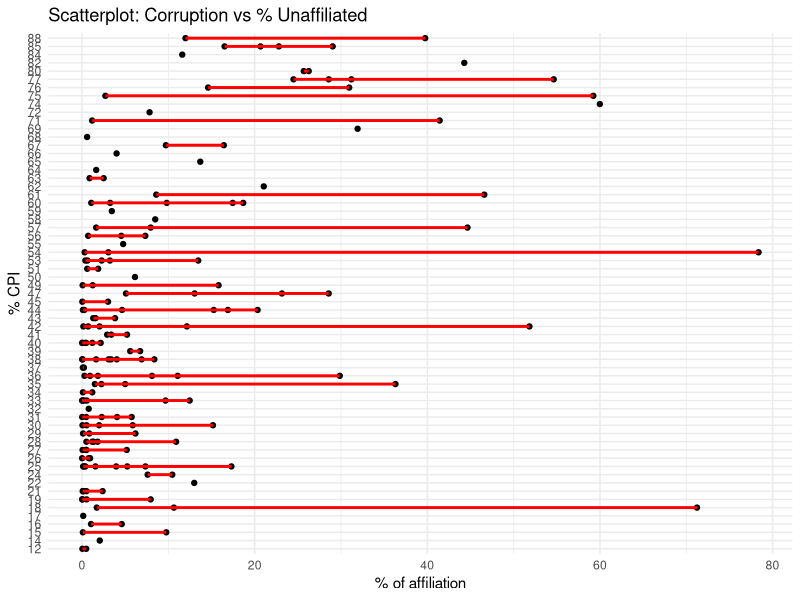
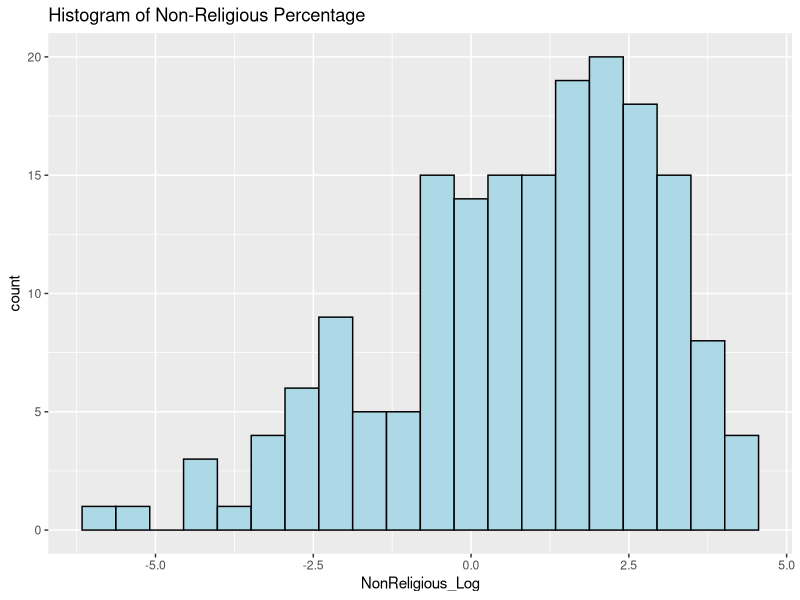
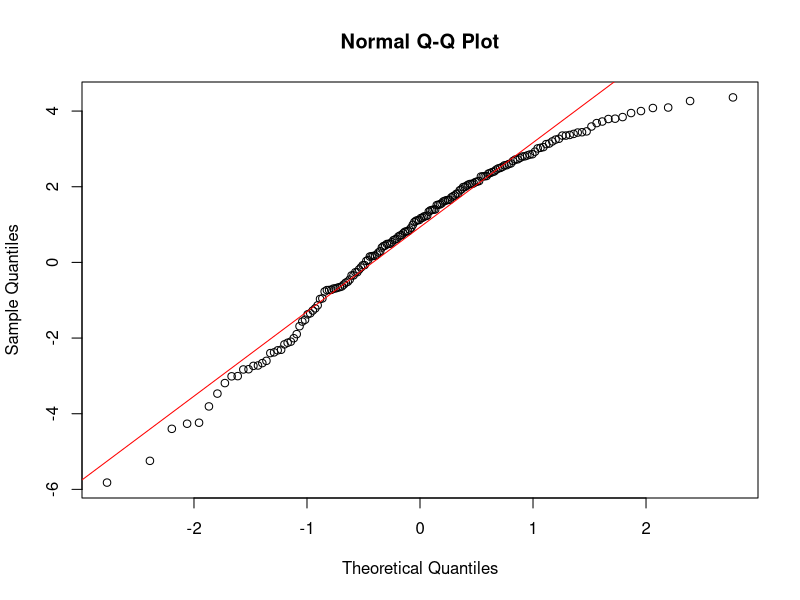
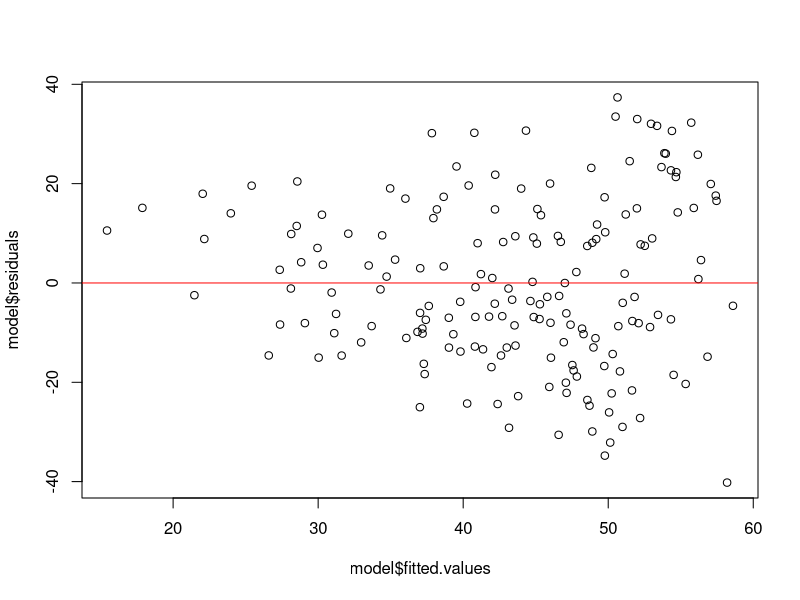
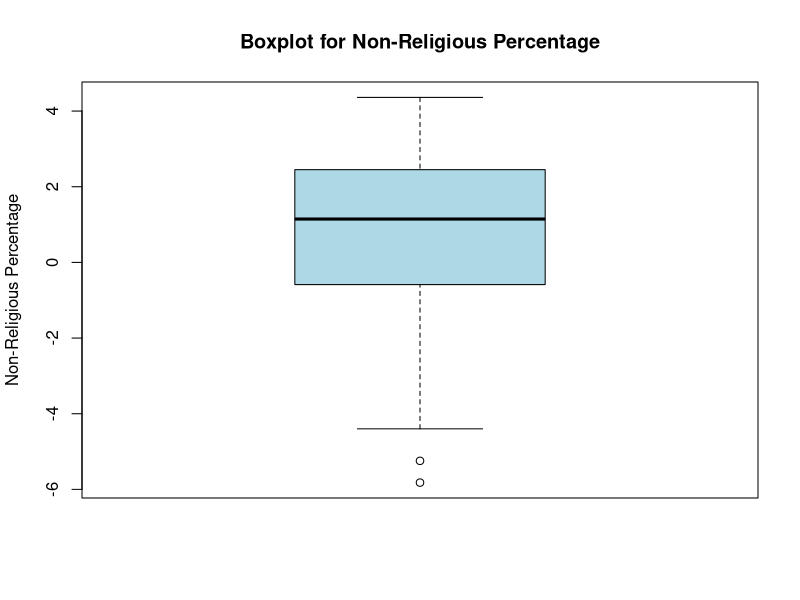
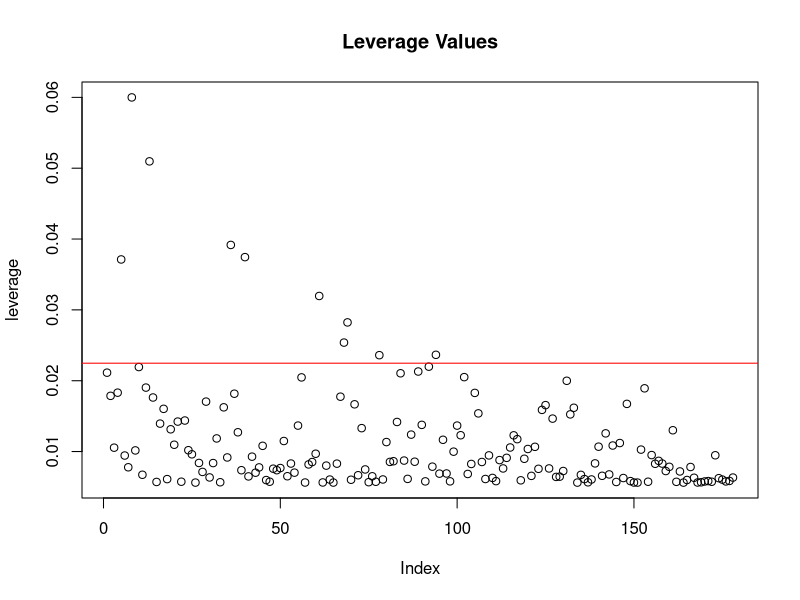
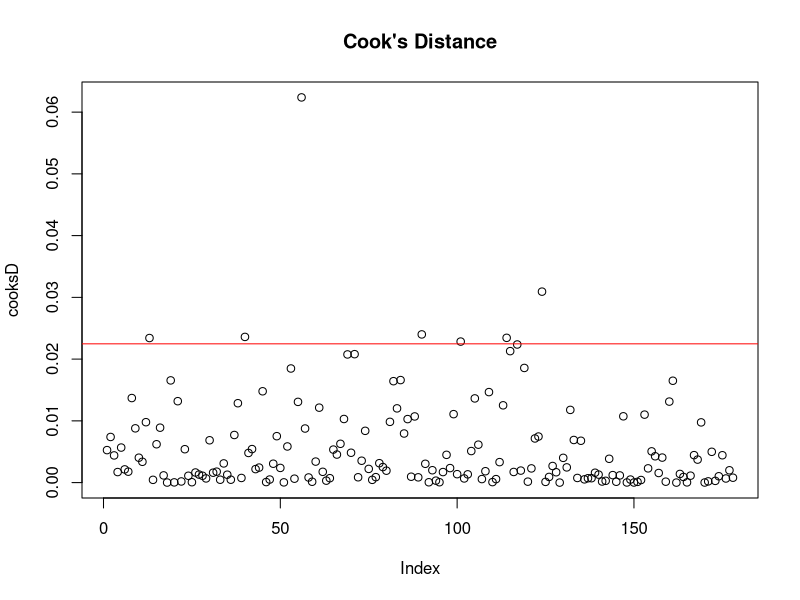
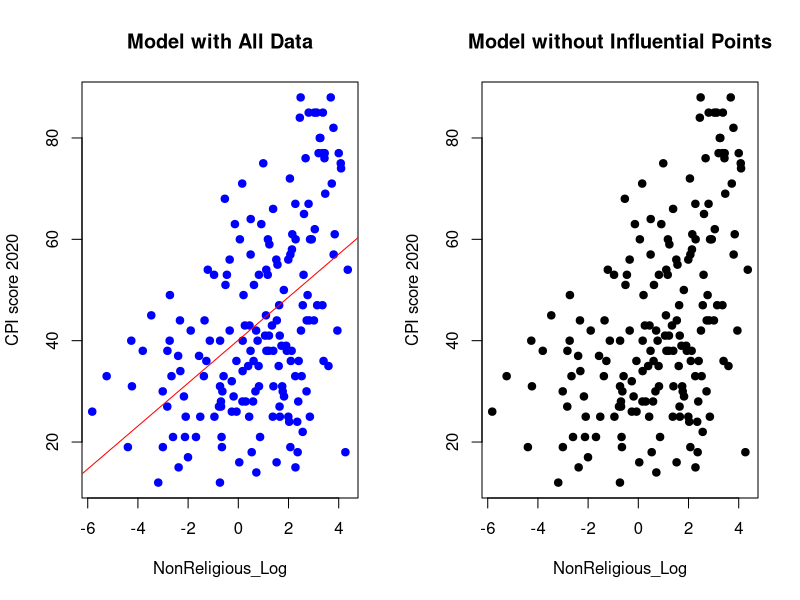

Here is the R script that generated these plots, in order: (Note: this script raises an error after producing the figures.)
## ---- chunk 1
# Load tidyverse and readr packages

library(tidyverse)
library(readr)

# Import religion_by_country and corruption_by_country datasets

religion_by_country <- read_csv("religion-by-country-2024.csv")

corruption_by_country <- read_delim("CPI2020_for_merge.csv", delim = ";", escape_double = FALSE, trim_ws = TRUE)

## ---- chunk 2
# We have missing data for 2020 for United State, so we are gonna use the data from 2010 as an alternative

religion_by_country[religion_by_country$country == "United States", c("ReligionByCountry_TotalReligious_2020",  "religionByCountry_christians_2020", 
"religionByCountry_muslims_2020", "religionByCountry_hindus_2020", 
"religionByCountry_buddhists_2020", "religionByCountry_folkReligions_2020", 
"religionByCountry_jews_2020", "religionByCountry_other_2020", 
"religionByCountry_unaffiliated_2020")] <- religion_by_country[religion_by_country$country == "United States", c("total", "religionByCountry_christians", 
"religionByCountry_muslims", "religionByCountry_hindus", 
"religionByCountry_buddhists", "religionByCountry_folkReligions", 
"religionByCountry_jews", "religionByCountry_other", 
"religionByCountry_unaffiliated")]

#This piece of code copies the data for United States from 2010 into 2020 columns
## ---- chunk 3

dput(names(religion_by_country))


# Filter religion_by_country dataset only including the data from 2020

religion_by_country <- religion_by_country %>% select("country", "ReligionByCountry_TotalReligious_2020",  "religionByCountry_christians_2020", 
"religionByCountry_muslims_2020", "religionByCountry_hindus_2020", 
"religionByCountry_buddhists_2020", "religionByCountry_folkReligions_2020", 
"religionByCountry_jews_2020", "religionByCountry_other_2020", 
"religionByCountry_unaffiliated_2020")



## ---- chunk 4
# Create new columns

#Total population
percentage_religion_by_country <- religion_by_country %>% mutate(
  total_population = ReligionByCountry_TotalReligious_2020 + religionByCountry_unaffiliated_2020
)

#Proportion of individuals from each religion
percentage_religion_by_country <- percentage_religion_by_country %>% mutate(
  percentage_ReligionByCountry_TotalReligious_2020 = ((ReligionByCountry_TotalReligious_2020
)/total_population)*100,
  percentage_religionByCountry_christians_2020 = ((religionByCountry_christians_2020
)/total_population)*100,
percentage_religionByCountry_muslims_2020 =((religionByCountry_muslims_2020
)/total_population)*100,
percentage_religionByCountry_hindus_2020 = ((religionByCountry_hindus_2020
)/total_population)*100,
percetage_religionByCountry_buddhists_2020 = ((religionByCountry_buddhists_2020
)/total_population)*100,
percentage_religionByCountry_folkReligions_2020 = ((religionByCountry_folkReligions_2020
)/total_population)*100,
percentage_religionByCountry_jews_2020 = ((religionByCountry_jews_2020
)/total_population)*100,
percentage_religionByCountry_other_2020 = ((religionByCountry_other_2020
)/total_population)*100,
percentage_religionByCountry_unaffiliated_2020 = ((religionByCountry_unaffiliated_2020
)/total_population)*100
)

# Remove the other columns that do not include the proportions of individuals
percentage_religion_by_country <- percentage_religion_by_country %>% select(-starts_with("religion", ignore.case = TRUE))

## ---- chunk 5
# Rename "Country" to "country" from corruption_by_country dataset

corruption_by_country <- corruption_by_country %>% rename(country = Country)

# Use full_join() from tidyverse to merge the datasets by country. By doing that, if a country is included in the dataset 1 but not in dataset 2, the columms of dataset 2 will contain "NA" values for that rows and viceversa

merged_dataset <- full_join(percentage_religion_by_country, corruption_by_country, by = "country")

## ---- chunk 6
# Remove from merged_dataset those countries with NA values for total_population

merged_dataset <- merged_dataset %>% filter(!is.na(total_population))

# Remove from merged_dataset those countries with NA values for CPI score 2020

merged_dataset <- merged_dataset %>% filter(!is.na(`CPI score 2020`))

## ---- chunk 7
# Scatterplot to check linearity
ggplot(merged_dataset, aes(x = percentage_religionByCountry_unaffiliated_2020, y = `CPI score 2020`)) +
  geom_point() +                          # Plot the data points
  geom_smooth(method = "lm", se = FALSE, col = "red") +  # Add a linear regression line
  labs(title = "Scatterplot: Corruption vs % Unaffiliated",
       x = "% of affiliation", y = "% CPI") +
  theme_minimal()


## ---- chunk 8
# Histogram for each variable

# Apply log transformation
merged_dataset$NonReligious_Log <- log(merged_dataset$percentage_religionByCountry_unaffiliated_2020)

# Check histogram for CPI score 2020
# ggplot(merged_dataset, aes(x = `CPI score 2020`)) + 
#   geom_histogram(bins = 20, fill = "lightblue", color = "black") +
#   labs(title = "Histogram of Corruption Index")

# Check histogram for original non-religious percentage
ggplot(merged_dataset, aes(x = NonReligious_Log)) + 
  geom_histogram(bins = 20, fill = "lightblue", color = "black") +
  labs(title = "Histogram of Non-Religious Percentage")

# Q-Q plot for CPI score 2020
# qqnorm(merged_dataset$`CPI score 2020`)
# qqline(merged_dataset$`CPI score 2020`, col = "red")

# Q-Q plot for original non-religious percentage
qqnorm(merged_dataset$NonReligious_Log)
qqline(merged_dataset$NonReligious_Log, col = "red")



## ---- chunk 9

model <- lm(`CPI score 2020` ~ `NonReligious_Log`, data = merged_dataset)
plot(model$residuals ~ model$fitted.values)
abline(h = 0, col = "red")

## ---- chunk 10
# Boxplot to check for outliers in 'percentage_religionByCountry_unaffiliated_2020'
boxplot(merged_dataset$NonReligious_Log,
        main = "Boxplot for Non-Religious Percentage",
        ylab = "Non-Religious Percentage",
        col = "lightblue")

## ---- chunk 11

leverage <- hatvalues(model)
plot(leverage, main = "Leverage Values")
abline(h = 2*(length(coef(model))/nrow(merged_dataset)), col = "red")  # Threshold line

summary(leverage)

## ---- chunk 12

# Calculate Cook's Distance
cooksD <- cooks.distance(model)

# Plot Cook's Distance
plot(cooksD, main = "Cook's Distance")
abline(h = 4/length(cooksD), col = "red")  # Reference line for Cook's Distance at 4/n

# Identify influential observations
influential_points <- which(cooksD > 4/length(cooksD))
cat("The influential observations are: ", influential_points, "\n")

influential_data <- merged_dataset[influential_points, ]
print("Influential data:")
print(influential_data)


## ---- chunk 13
# Create side-by-side plots
par(mfrow = c(1, 2))  # Set up for two plots

# Model with all data
plot(merged_dataset$NonReligious_Log, merged_dataset$`CPI score 2020`, 
     main = "Model with All Data", 
     xlab = "NonReligious_Log", ylab = "CPI score 2020", pch = 19, col = "blue")
abline(model, col = "red")

# Model without influential observations
plot(merged_dataset$NonReligious_Log, merged_dataset$`CPI score 2020`, 
     main = "Model without Influential Points", 
     xlab = "NonReligious_Log", ylab = "CPI score 2020", pch = 19, col = "black")
abline(model_without_influential, col = "green")
## ---- chunk 14

# Create the model with all data
model <- lm(`CPI score 2020` ~ `NonReligious_Log`, data = merged_dataset)

# Create the model without the influential points
model_without_influential <- lm(`CPI score 2020` ~ `NonReligious_Log`, 
                                data = merged_dataset[-influential_points, ])

# Print the coefficients for the model with all data
coef_all_data <- coef(model)
cat("Coefficients for the model with all data:\n")
print(coef_all_data)

# Print the coefficients for the model without influential observations
coef_without_influential <- coef(model_without_influential)
cat("\nCoefficients for the model without influential points:\n")
print(coef_without_influential)


